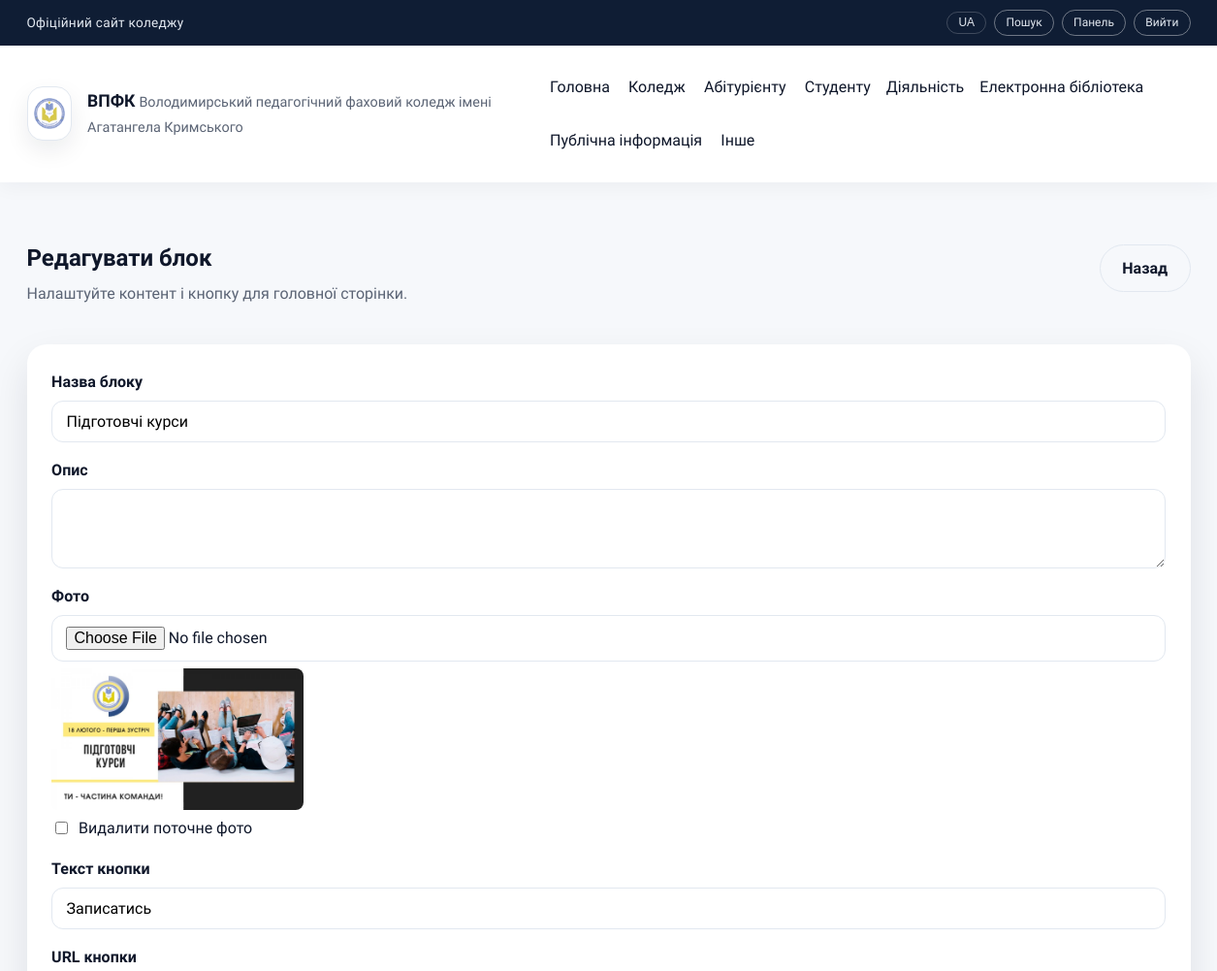
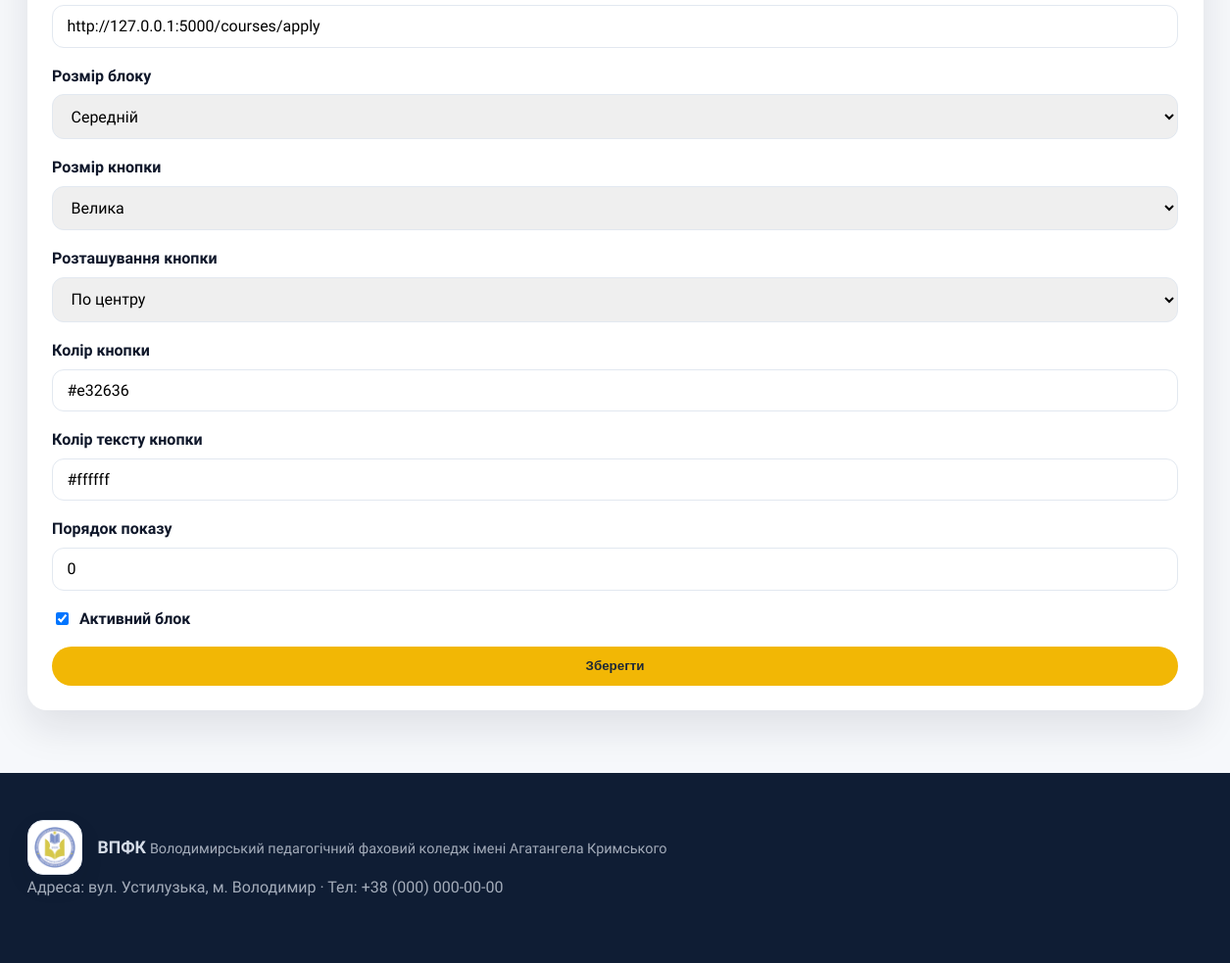
The page /admin/home-promos/3/edit (signed in) on the database its author committed (2 pictures, top to bottom).
### tables this page shows
CREATE TABLE menu_items (
          id INTEGER PRIMARY KEY AUTOINCREMENT,
          parent_id INTEGER,
          title TEXT NOT NULL,
          url TEXT NOT NULL,
          sort_order INTEGER NOT NULL DEFAULT 0,
          FOREIGN KEY(parent_id) REFERENCES menu_items(id)
        );

CREATE TABLE home_promos (
          id INTEGER PRIMARY KEY AUTOINCREMENT,
          title TEXT NOT NULL,
          description TEXT,
          image_path TEXT,
          button_text TEXT,
          button_url TEXT NOT NULL DEFAULT '#',
          button_size TEXT NOT NULL DEFAULT 'md',
          button_bg_color TEXT NOT NULL DEFAULT '#0b5ed7',
          button_text_color TEXT NOT NULL DEFAULT '#ffffff',
          button_position TEXT NOT NULL DEFAULT 'center',
          sort_order INTEGER NOT NULL DEFAULT 0,
          is_active INTEGER NOT NULL DEFAULT 1,
          created_at TEXT NOT NULL,
          updated_at TEXT NOT NULL
        , block_size TEXT NOT NULL DEFAULT 'md');

### app.py (the view, shortened to what this page needs)
@app.route("/admin/home-promos/<int:promo_id>/edit", methods=["GET", "POST"])
@role_required("owner", "admin", "editor")
def admin_home_promo_edit(promo_id: int):
    promo = query_db("SELECT * FROM home_promos WHERE id = ?", (promo_id,), one=True)
    if not promo:
        abort(404)
    return render_template("admin/home_promo_form.html", promo=promo, active_title="")

### app.py (called while the page is built)
@app.template_filter("clean_text")
def clean_text_filter(value):
    if value is None:
        return ""
    if isinstance(value, str) and value.strip().lower() == "none":
        return ""
    return value

def _upload_folder_posix() -> str:
    return UPLOAD_FOLDER.replace("\\", "/").strip("/")

def normalize_upload_ref(path: str | None) -> str | None:
    if not path:
        return None
    posix = str(path).replace("\\", "/")
    marker = _upload_folder_posix() + "/"
    if posix.startswith(marker):
        return posix[len(marker):].lstrip("/")
    if marker in posix:
        return posix.split(marker, 1)[1].lstrip("/")
    return posix.lstrip("/")

def uploads_url(path: str | None) -> str:
    rel = normalize_upload_ref(path)
    if not rel:
        return ""
    return url_for("uploaded_files", filename=rel)

def get_db() -> sqlite3.Connection:
    if "db" not in g:
        conn = sqlite3.connect(DB_PATH)
        conn.row_factory = sqlite3.Row
        g.db = conn
    return g.db

def query_db(query: str, args: tuple = (), one: bool = False):
    db = get_db()
    cursor = db.execute(query, args)
    rows = cursor.fetchall()
    cursor.close()
    if one:
        return rows[0] if rows else None
    return rows

def build_menu_tree(rows: List[sqlite3.Row]) -> List[dict]:
    items: Dict[int, dict] = {}
    roots: List[dict] = []
    for row in rows:
        items[row["id"]] = {
            "id": row["id"],
            "parent_id": row["parent_id"],
            "title": row["title"],
            "url": row["url"],
            "sort_order": row["sort_order"],
            "children": [],
        }
    for item in items.values():
        parent_id = item["parent_id"]
        if parent_id and parent_id in items:
            items[parent_id]["children"].append(item)
        else:
            roots.append(item)
    def sort_items(nodes: List[dict]) -> List[dict]:
        nodes.sort(key=lambda n: (n["sort_order"], n["title"]))
        for node in nodes:
            node["children"] = sort_items(node["children"])
        return nodes
    return sort_items(roots)

def get_menu_tree() -> List[dict]:
    rows = query_db("SELECT * FROM menu_items ORDER BY sort_order, title")
    return build_menu_tree(rows)

@app.context_processor
def inject_globals():
    return {
        "menu_items": get_menu_tree(),
        "current_user": g.get("user"),
    }

### templates/admin/home_promo_form.html (shortened to what this page needs)
{% extends "layout.html" %}
{% block content %}
  <section class="section">
    <div class="container admin-shell">
      <div class="admin-header">
        <div>
          <h1>{{ 'Редагувати блок' if promo else 'Новий промо-блок' }}</h1>
          <p>Налаштуйте контент і кнопку для головної сторінки.</p>
        </div>
        <a class="btn outline" href="{{ url_for('admin_home_promos') }}">Назад</a>
      </div>
      <div class="admin-card">
        <form method="post" enctype="multipart/form-data" class="form-grid">
          <label class="form-field">
            Назва блоку
            <input class="input" name="title" type="text" value="{{ promo.title|clean_text if promo else '' }}" required />
          </label>
          <label class="form-field">
            Опис
            <textarea class="textarea" name="description" rows="3">{{ promo.description|clean_text if promo else '' }}</textarea>
          </label>
          <label class="form-field">
            Фото
            <input class="input" type="file" name="image_file" accept="image/*" />
            {% if promo and promo.image_path %}
              <img src="{{ uploads_url(promo.image_path) }}" style="max-width: 260px; max-height: 160px; object-fit: cover; border-radius: 8px;" alt="{{ promo.title }}">
              <label style="display:flex; gap:.5rem; align-items:center; font-weight:500;">
                <input type="checkbox" name="remove_image" value="1" />
                Видалити поточне фото
              </label>
            {% endif %}
          </label>
          <label class="form-field">
            Текст кнопки
            <input class="input" name="button_text" type="text" value="{{ promo.button_text|clean_text if promo else '' }}" />
          </label>
          <label class="form-field">
            URL кнопки
            <input class="input" name="button_url" type="text" value="{{ promo.button_url|clean_text if promo else '' }}" placeholder="/courses" />
          </label>
          <label class="form-field">
            Розмір блоку
            <select class="select" name="block_size">
              {% set block_size = promo.block_size if promo else 'md' %}
              <option value="md" {% if block_size == 'md' %}selected{% endif %}>Середній</option>
            </select>
          </label>
          <label class="form-field">
            Розмір кнопки
            <select class="select" name="button_size">
              {% set size = promo.button_size if promo else 'md' %}
              <option value="lg" {% if size == 'lg' %}selected{% endif %}>Велика</option>
            </select>
          </label>
          <label class="form-field">
            Розташування кнопки
            {% set position = promo.button_position if promo else 'center' %}
            <select class="select" name="button_position">
              <option value="center" {% if position == 'center' %}selected{% endif %}>По центру</option>
            </select>
          </label>
          <label class="form-field">
            Колір кнопки
            <input class="input" name="button_bg_color" type="text" value="{{ promo.button_bg_color if promo else '#0b5ed7' }}" placeholder="#0b5ed7" />
          </label>
          <label class="form-field">
            Колір тексту кнопки
            <input class="input" name="button_text_color" type="text" value="{{ promo.button_text_color if promo else '#ffffff' }}" placeholder="#ffffff" />
          </label>
          <label class="form-field">
            Порядок показу
            <input class="input" name="sort_order" type="number" min="0" value="{{ promo.sort_order if promo else 0 }}" />
          </label>
          <label class="form-field" style="display:flex; gap:.5rem; align-items:center;">
            <input type="checkbox" name="is_active" {% if promo and promo.is_active %}checked{% elif not promo %}checked{% endif %} />
            Активний блок
          </label>
          <button class="btn primary" type="submit">{{ 'Зберегти' if promo else 'Створити' }}</button>
        </form>
      </div>
    </div>
  </section>
{% endblock %}

### templates/_menu.html (shortened to what this page needs)
{% macro render_menu(items, active_title=None, level=0) %}
  {% for item in items %}
    {% set active_class = "nav-highlight" if item.title == active_title else "" %}
    {% if item.children %}
      <div class="nav-item has-submenu submenu-level-{{ level }}">
        <span class="nav-title {{ active_class }}">{{ item.title }}</span>
      </div>
    {% else %}
      <a href="{{ item.url or '#' }}" class="{{ active_class }}">{{ item.title }}</a>
    {% endif %}
  {% endfor %}
{% endmacro %}

### static/css/styles.css (style rules this page uses)
:root { color-scheme: light; --bg: #f6f8fb; --surface: #ffffff; --surface-2: #eef2f8; --text: #0f172a; --muted: #5b6475; --primary: #0b4f9a; --primary-700: #083b73; --secondary: #0e7c66; --accent: #f2b705; --border: #e2e8f0; --shadow: 0 18px 40px rgba(15, 23, 42, 0.1); --radius-lg: 20px; --radius-md: 14px; --radius-sm: 10px; --container: 1200px; }
*, *::before, *::after { box-sizing: border-box; }
body { margin: 0; font-family: "Source Sans 3", "Inter", "Roboto", "Segoe UI", sans-serif; font-size: 16px; line-height: 1.6; color: var(--text); background: var(--bg); }
img { max-width: 100%; display: block; }
a { color: inherit; text-decoration: none; }
h1, h2, h3 { margin: 0 0 0.4em; line-height: 1.2; }
p { margin: 0 0 1rem; color: var(--muted); }
.container { width: min(100% - 2.5rem, var(--container)); margin: 0 auto; }
.section { padding: 4rem 0; }
.site-nav a { padding: 0.4rem 0.2rem; color: var(--text); position: relative; }
.site-nav a::after { content: ""; position: absolute; left: 0; bottom: -0.2rem; width: 0%; height: 2px; background: var(--primary); transition: width 0.3s ease; }
.nav-item { position: relative; display: inline-flex; align-items: center; gap: 0.35rem; }
.nav-title { display: inline-block; cursor: default; user-select: none; }
.btn { display: inline-flex; align-items: center; justify-content: center; padding: 0.7rem 1.4rem; border-radius: 999px; border: 1px solid transparent; font-weight: 600; cursor: pointer; transition: transform 0.2s ease, box-shadow 0.2s ease; }
.btn.primary { background: var(--accent); color: #1f2937; }
.btn.outline { background: transparent; border-color: var(--border); color: var(--text); }
.admin-shell { display: grid; gap: 1.5rem; }
.admin-header { display: flex; flex-wrap: wrap; align-items: flex-start; justify-content: space-between; gap: 1rem; }
.admin-card { background: var(--surface); padding: 1.6rem; border-radius: var(--radius-lg); box-shadow: var(--shadow); }
.form-grid { display: grid; gap: 1rem; }
.form-field { display: grid; gap: 0.4rem; font-weight: 600; }
.input, .textarea, .select { width: 100%; border-radius: 12px; border: 1px solid var(--border); padding: 0.7rem 0.9rem; font-size: 1rem; font-family: inherit; }
.textarea { resize: vertical; }

### rows shown on the page
menu_items: title "Головна"
menu_items: title "Коледж"
menu_items: title "Абітурієнту"
menu_items: title "Студенту"
menu_items: title "Діяльність"
menu_items: title "Електронна бібліотека"
menu_items: title "Публічна інформація"
menu_items: title "Інше"
home_promos: title "Підготовчі курси", image_path (picture), button_text "Записатись", button_url "http://127.0.0.1:5000/courses/apply", block_size "Середній", button_size "Велика", button_position "По центру", button_bg_color "#e32636", button_text_color "#ffffff", sort_order "0", is_active "☑"

### other values the page prints
{{ 'Редагувати блок' if promo else 'Новий промо-блок' }} "Редагувати блок"
{{ 'Зберегти' if promo else 'Створити' }} "Зберегти"
